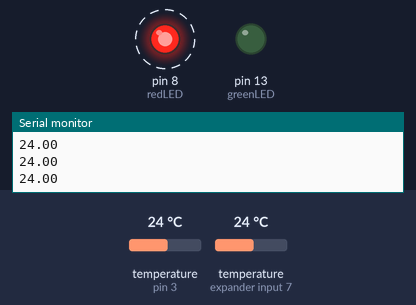
The sketch below on a simulated Arduino Uno, built with avr-gcc and run on an emulated ATmega328P. Parts: output pins drawn as LEDs (lit = HIGH), the last lines printed to the serial monitor. Dashed ring = blinking. The inputs (shaded band) are chosen by the test bench; at power-on: temperature (sensors on pin 3, expander input 7) 24 °C.

Above: at 2.3 s.
2.4 s: temperature (sensor on pin 3) set to 29.6 °C
5.9 s: temperature (sensor on pin 3) set to 30.7 °C
At 6.9 s:
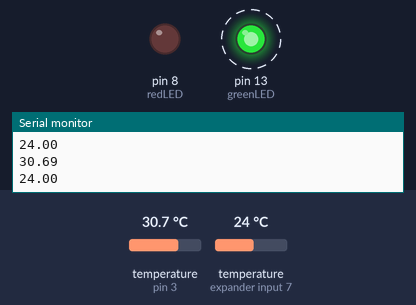
11.0 s: temperature (sensor on pin 3) set to 12 °C
At 12.1 s:
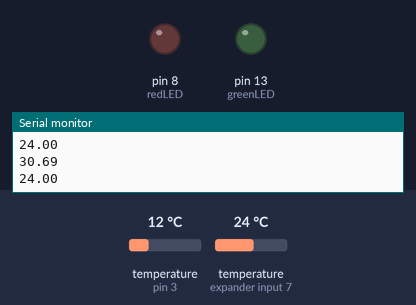
16.1 s: temperature (sensor on pin 3) set to 33 °C
At 17.6 s:
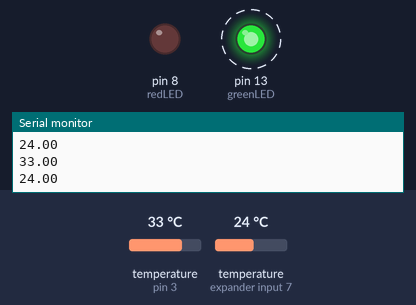
Timing chart, 0 to 22.2 s (numbered marks = the images above; inputs shaded):
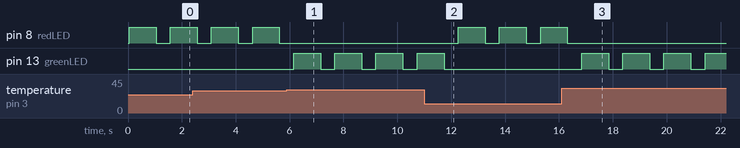

The sketch:

smartMug.ino
```cpp
#include <math.h>
#include <DallasTemperature.h>
#include <OneWire.h>
#define ONE_WIRE_BUS 3 //io pin

//CHECK PINS!!!!!!!!!!!!!!!!!!!!!!!!!!1

uint8_t greenLED = 13; //digWrite
uint8_t redLED = 8; //digWrite

float TEMP1;
float TEMP2;


// Setup a oneWire instance to communicate with any OneWire devices (not just Maxim/Dallas temperature ICs)
OneWire oneWire(ONE_WIRE_BUS);

// Pass our oneWire reference to Dallas Temperature.
DallasTemperature sensors(&oneWire);

void setup() {
  pinMode(greenLED, OUTPUT);
  pinMode(redLED, OUTPUT);
  digitalWrite(greenLED,LOW);
  digitalWrite(redLED,LOW);


  Serial.begin(9600);

  sensors.begin();
  sensors.setWaitForConversion(false);

}

void loop() {

  sensors.requestTemperatures();
  TEMP1 = sensors.getTempCByIndex(0);
  TEMP2 = sensors.getTempCByIndex(1);
  Serial.println(TEMP1); //debug
  Serial.println(TEMP2); //debug
  if (TEMP1 > 30){
    digitalWrite(greenLED,HIGH);
    delay(1000);
    digitalWrite(greenLED,LOW);
  }
  else {
    digitalWrite(redLED,HIGH);
    delay(1000);
    digitalWrite(redLED,LOW);
  }


  delay(500);
}
```

Measured:
- the behaviour switches between 30 and 30.1 °C on temperature (sensor on pin 3) (found by bisection; images 0 and 1)
- after the input at 5.9 s, pin 8 (redLED): stops changing and stays LOW; pin 13 (greenLED): alternates HIGH for 1.0 s and LOW for 0.53 s, starting after 0.25 s
- after the input at 11.0 s, pin 8 (redLED): alternates HIGH for 1.0 s and LOW for 0.53 s, starting after 1.3 s; pin 13 (greenLED): goes on until 11.7 s, then stays LOW
- after the input at 16.1 s, pin 8 (redLED): goes on until 16.3 s, then stays LOW; pin 13 (greenLED): alternates HIGH for 1.0 s and LOW for 0.53 s, starting after 0.74 s
- by itself, pin 8 (redLED): alternates HIGH for 1.0 s and LOW for 0.53 s
